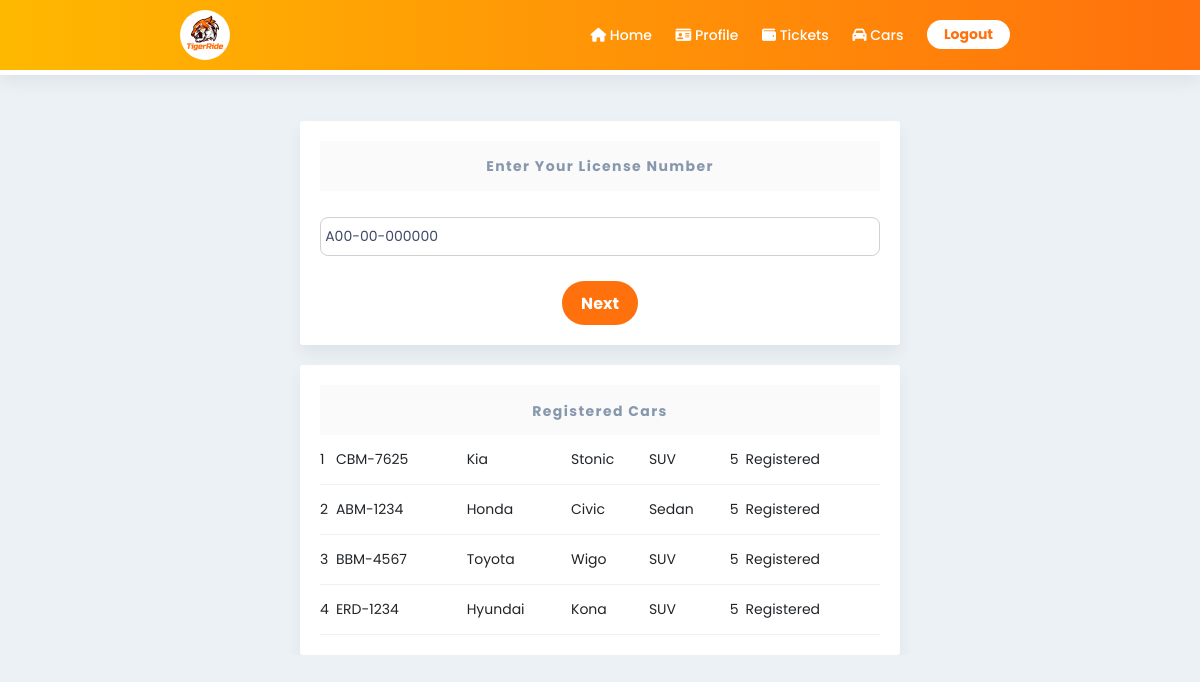
Screenshot of /car.php (signed in) with the database file from the repository.
### tables this page shows
CREATE TABLE `users` (
  `uID` int(11) NOT NULL,
  `fname` varchar(50) DEFAULT NULL,
  `mname` varchar(50) DEFAULT NULL,
  `lname` varchar(50) DEFAULT NULL,
  `uPhone` char(13) DEFAULT NULL,
  `birthday` date NOT NULL,
  `street` varchar(50) NOT NULL,
  `brgy` varchar(50) NOT NULL,
  `city` varchar(50) NOT NULL,
  `prov` varchar(50) NOT NULL,
  `uEmail` varchar(255) DEFAULT NULL,
  `uPswd` varchar(255) DEFAULT NULL,
  `uType` varchar(50) DEFAULT NULL,
  `ticket_bal` int(11) NOT NULL,
  `lic_no` char(13) DEFAULT NULL,
  `applicant` tinyint(4) NOT NULL DEFAULT 0,
  `user_status` varchar(50) NOT NULL,
  `alert` tinyint(1) NOT NULL DEFAULT 0,
  `prof_path` varchar(255) NOT NULL DEFAULT 'default.jpg'
);

CREATE TABLE `car` (
  `idCar` int(11) NOT NULL,
  `model` varchar(255) DEFAULT NULL,
  `capacity` int(11) DEFAULT NULL,
  `car_make` varchar(255) DEFAULT NULL,
  `type` varchar(45) DEFAULT NULL,
  `plate_no` char(8) DEFAULT NULL,
  `chassis_no` char(17) NOT NULL,
  `Users_idUsers` int(11) DEFAULT NULL,
  `approved` tinyint(4) NOT NULL DEFAULT 0
);

### car.php (the view, shortened to what this page needs)
<!DOCTYPE html>
<html lang="en">
<head>
    <link rel="stylesheet" href="utilities.css">
    <link rel="stylesheet" href="style.css">
</head>
<body>
    <?php
        require 'dbcon.php';
        include 'header.php';
    ?>
    <div>a</div>
    <div class="container" style="width: 50%; margin: 0 auto; margin-top: 100px;">
        <form action="./script/car-register.php" method="POST" id="form">
            <?php
                $id = $_SESSION['uID'];
                $query = "SELECT lic_no FROM users WHERE uID=$id";
                $result = mysqli_query($con, $query);
                $row = mysqli_fetch_assoc($result);
            ?>
            <div id="license" style="text-align: center;">
                <p class="heading second-text"><b>Enter Your License Number</b></p>
                <br>
                <input type="text" name="lic_no" id="lic_no" placeholder="License No." value="<?php echo $row['lic_no'];?>" required="true" class="text-box" pattern="[A-Z][0-9][0-9]-[0-9][0-9]-[0-9][0-9][0-9][0-9][0-9][0-9]" title="11 Digit License No. [A00-00-000000]">
                <input type="button" value="Next" id="license-next" class="button" onclick="hideLayer(1);">
            </div>
        </form>
    </div>
    <div id="cars" class="container" style="width: 50%; margin: 0 auto; margin-top: 20px;">
        <p class="heading second-text"><b>Registered Cars</b></p>
        <table class="simple-table" style="width: 100%;">
                <?php
                    $query = "SELECT * FROM car WHERE Users_idUsers='$id'";
                    $result = mysqli_query($con, $query);
                    while($row = mysqli_fetch_assoc($result)){
                        if($row['approved'] == 0){
                            $approve = "Not Registered";
                        } else {
                            $approve = "Registered";
                        }
                        echo "<tr>
                        <td>".$row['idCar']."</td>
                        <td>".$row['plate_no']."</td>
                        <td>".$row['car_make']."</td>
                        <td>".$row['model']."</td>
                        <td>".$row['type']."</td>
                        <td>".$row['capacity']."</td>
                        <td>".$approve."</td>
                        </tr>";
                    }
                ?>
        </table>
        </div>
</body>
</html>

### utilities.css (style rules this page uses)
:root { --primary: #fff; --secondary: #EBF1F4; --accent: #ff710d; }
* { margin: 0; padding: 0; font-family: 'Poppins', sans-serif; font-size: 14px; box-sizing: border-box; }
p { color: #8798ad; }
html { scroll-behavior: smooth; }
html,body { overflow-x: hidden; }
body { background-color: #EBF1F4; scroll-snap-type: y mandatory; }
.container { padding: 1.25em 0.9em; background-color: #fff; border-radius: 3px; width: 90%; }
.text-box { color: #363d55; border: 1px solid #d0d0d0; padding: 0.6em 0.3em; width: 100%; display: block; border-radius: 0.3em; outline: none; margin-bottom: 0.6em; }
.heading { background: rgba(0,0,0,.02); color: rgba(0,0,0,.87); font-size: 1.125rem; padding: 0.875rem; text-transform: capitalize; letter-spacing: 0.1rem; }
.second-text { color: #8798ad; }
.simple-table { border-collapse: collapse; text-align: left; overflow: scroll; }
.simple-table tr { border-bottom: 1px solid #EBF1F4; }
.simple-table tr td { padding: 1rem 0; }

### style.css (style rules this page uses)
* { font-family: 'Poppins', sans-serif; font-size: 14px; }
body { margin: 0px; background-color: #EBF1F4; }
.container { background-color: white; margin: auto; min-width: 35%; max-width: 75%; padding: 20px; border-radius: 3px; text-align: center; box-shadow: 0 0.6em 1.2em rgba(28, 0, 80, 0.06); }
.text-box { margin: 5px 0; width: 100%; padding: 0.6em 0.3em; border-radius: 8px; box-sizing:border-box; color: #414a67; border: 1px solid #d0d0d0; }
.button { border-radius: 30px; background-color: #ff710d; padding: 0.6em 1.2em; border: none; margin-top: 20px; cursor: pointer; color: #fff; font-size: 16px; font-weight: bold; text-decoration: none; transition: scale 0.5s, outline 0.5s, background 0.5s, color 0.5s; }

### header.css (style rules this page uses)
body { color: #212529; }

### rows the page displays
users: lic_no "A00-00-000000"
car: idCar "1", plate_no "CBM-7625", car_make "Kia", model "Stonic", type "SUV", capacity "5", approved "Registered"
car: idCar "2", plate_no "ABM-1234", car_make "Honda", model "Civic", type "Sedan", capacity "5", approved "Registered"
car: idCar "3", plate_no "BBM-4567", car_make "Toyota", model "Wigo", type "SUV", capacity "5", approved "Registered"
car: idCar "4", plate_no "ERD-1234", car_make "Hyundai", model "Kona", type "SUV", capacity "5", approved "Registered"
